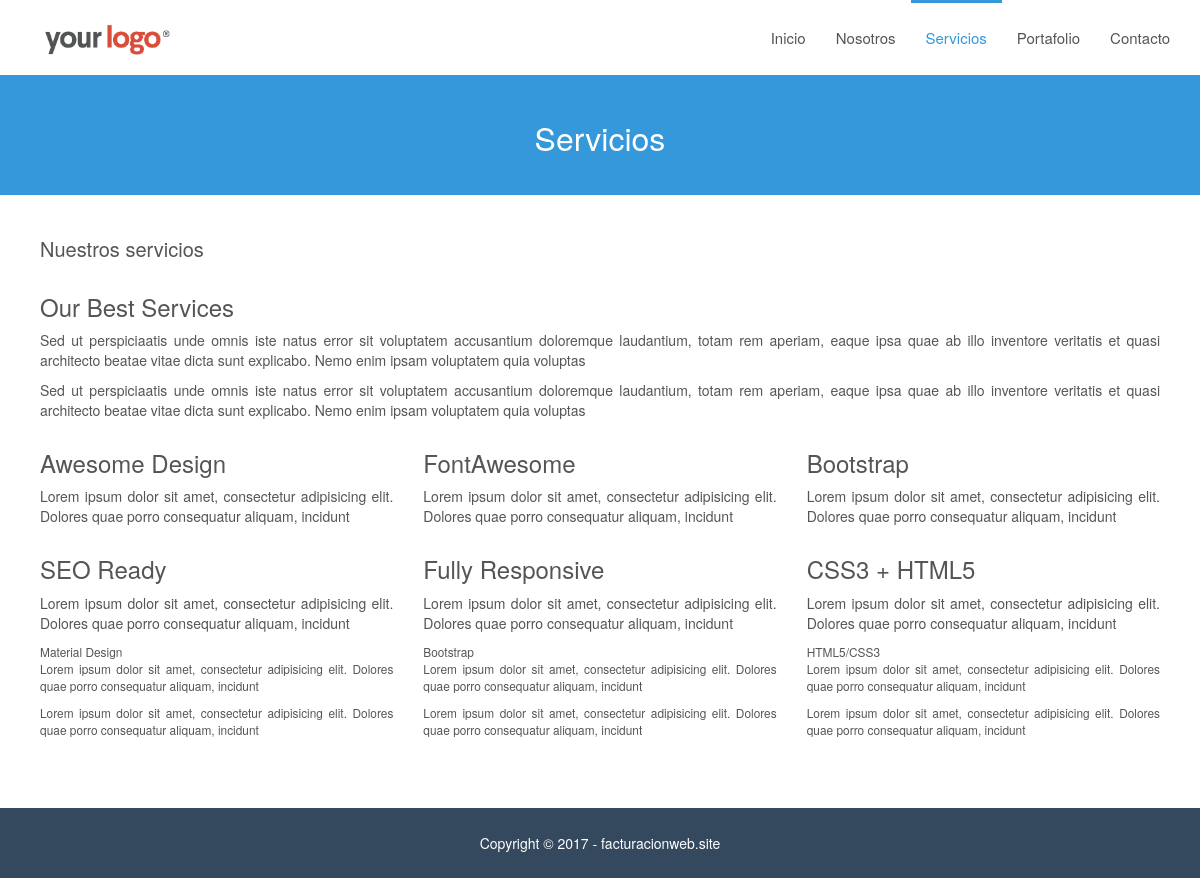
The app's page /service with its own data.
### tables this page shows
CREATE TABLE `is_service` (
  `service_id` int(1) NOT NULL,
  `title` varchar(50) NOT NULL,
  `content` text NOT NULL
);

### pages/service/view.php (the view)
<?php
$query = mysqli_query($mysqli, "SELECT * FROM is_service WHERE service_id='1'")
                                or die('Se produjo un error en los datos para realizar consultas en la tabla : '.mysqli_error($mysqli));
$data = mysqli_fetch_assoc($query);
?>
<div class="row">
    <div class="col-lg-12">
        <div class="row">
            <div class="col-lg-12">
                <br><br>
                <div style="padding: 0 10px;text-align:justify">
                    <p style="margin-bottom:5px;font-size:20px"><?php echo $data['title']; ?></p>
                    <p><?php echo $data['content']; ?></p>
                </div>
            </div>
        </div>
    </div>
</div>

### assets/css/modern-business.css (style rules this page uses)
html, body { height: 100%; }
body { padding-top: 50px; }

### assets/css/style.css (style rules this page uses)
body { font-family: "Helvetica Neue", Helvetica, Arial, sans-serif; font-size: 14px; line-height: 1.42857143; color: #555; background-color: #fff; }

### records on screen
is_service: title "Nuestros servicios", content "Our Best Services Sed ut perspiciaatis unde omnis iste natus error sit voluptatem accusantium doloremque laudantium, totam rem aperiam, eaque ipsa quae ab illo inventore veritatis et quasi architecto beatae vitae dicta sunt explicabo. Nemo enim ipsam voluptatem quia voluptas Sed ut perspiciaatis unde omnis iste natus error sit voluptatem accusantium doloremque laudantium, totam rem aperiam, eaque ipsa quae ab illo inventore veritatis et quasi architecto beatae vitae dicta sunt explicabo. Nemo enim ipsam voluptatem quia voluptas Awesome Design Lorem ipsum dolor sit amet, consectetur adipisicing elit. Dolores quae porro consequatur aliquam, incidunt FontAwesome Lorem ipsum dolor sit amet,…"
